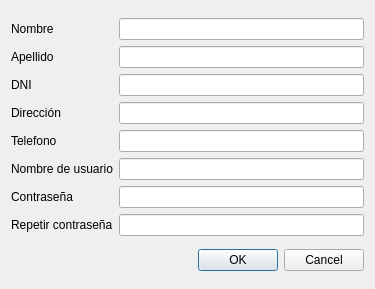
<?xml version="1.0" encoding="UTF-8"?>
<ui version="4.0">
 <class>FormularioUsuarios</class>
 <widget class="QDialog" name="FormularioUsuarios">
  <property name="geometry">
   <rect>
    <x>0</x>
    <y>0</y>
    <width>375</width>
    <height>289</height>
   </rect>
  </property>
  <property name="windowTitle">
   <string>Dialog</string>
  </property>
  <property name="windowIcon">
   <iconset resource="resource.qrc">
    <normaloff>:/recursos/Img/nueva-cuenta.png</normaloff>:/recursos/Img/nueva-cuenta.png</iconset>
  </property>
  <layout class="QVBoxLayout" name="verticalLayout">
   <item>
    <layout class="QGridLayout" name="gridLayout">
     <item row="5" column="2">
      <widget class="QLineEdit" name="line_nombreUsuario"/>
     </item>
     <item row="5" column="1">
      <widget class="QLabel" name="label">
       <property name="text">
        <string>Nombre de usuario</string>
       </property>
      </widget>
     </item>
     <item row="3" column="1">
      <widget class="QLabel" name="label_7">
       <property name="text">
        <string>Dirección</string>
       </property>
      </widget>
     </item>
     <item row="1" column="1">
      <widget class="QLabel" name="label_5">
       <property name="text">
        <string>Apellido</string>
       </property>
      </widget>
     </item>
     <item row="7" column="1">
      <widget class="QLabel" name="label_3">
       <property name="text">
        <string>Repetir contraseña</string>
       </property>
      </widget>
     </item>
     <item row="2" column="1">
      <widget class="QLabel" name="label_6">
       <property name="text">
        <string>DNI</string>
       </property>
      </widget>
     </item>
     <item row="7" column="2">
      <widget class="QLineEdit" name="line_recontrasena">
       <property name="echoMode">
        <enum>QLineEdit::EchoMode::Password</enum>
       </property>
      </widget>
     </item>
     <item row="0" column="1">
      <widget class="QLabel" name="label_4">
       <property name="text">
        <string>Nombre</string>
       </property>
      </widget>
     </item>
     <item row="6" column="2">
      <widget class="QLineEdit" name="line_contrasena">
       <property name="echoMode">
        <enum>QLineEdit::EchoMode::Password</enum>
       </property>
      </widget>
     </item>
     <item row="6" column="1">
      <widget class="QLabel" name="label_2">
       <property name="text">
        <string>Contraseña</string>
       </property>
      </widget>
     </item>
     <item row="4" column="1">
      <widget class="QLabel" name="label_8">
       <property name="text">
        <string>Telefono</string>
       </property>
      </widget>
     </item>
     <item row="0" column="2">
      <widget class="QLineEdit" name="line_nombre"/>
     </item>
     <item row="1" column="2">
      <widget class="QLineEdit" name="line_apellido"/>
     </item>
     <item row="2" column="2">
      <widget class="QLineEdit" name="line_dni"/>
     </item>
     <item row="3" column="2">
      <widget class="QLineEdit" name="line_direccion"/>
     </item>
     <item row="4" column="2">
      <widget class="QLineEdit" name="line_telefono"/>
     </item>
    </layout>
   </item>
   <item>
    <widget class="QDialogButtonBox" name="botones">
     <property name="orientation">
      <enum>Qt::Orientation::Horizontal</enum>
     </property>
     <property name="standardButtons">
      <set>QDialogButtonBox::StandardButton::Cancel|QDialogButtonBox::StandardButton::Ok</set>
     </property>
    </widget>
   </item>
  </layout>
 </widget>
 <resources>
  <include location="resource.qrc"/>
 </resources>
 <connections>
  <connection>
   <sender>botones</sender>
   <signal>accepted()</signal>
   <receiver>FormularioUsuarios</receiver>
   <slot>accept()</slot>
   <hints>
    <hint type="sourcelabel">
     <x>248</x>
     <y>254</y>
    </hint>
    <hint type="destinationlabel">
     <x>157</x>
     <y>274</y>
    </hint>
   </hints>
  </connection>
  <connection>
   <sender>botones</sender>
   <signal>rejected()</signal>
   <receiver>FormularioUsuarios</receiver>
   <slot>reject()</slot>
   <hints>
    <hint type="sourcelabel">
     <x>316</x>
     <y>260</y>
    </hint>
    <hint type="destinationlabel">
     <x>286</x>
     <y>274</y>
    </hint>
   </hints>
  </connection>
 </connections>
</ui>
